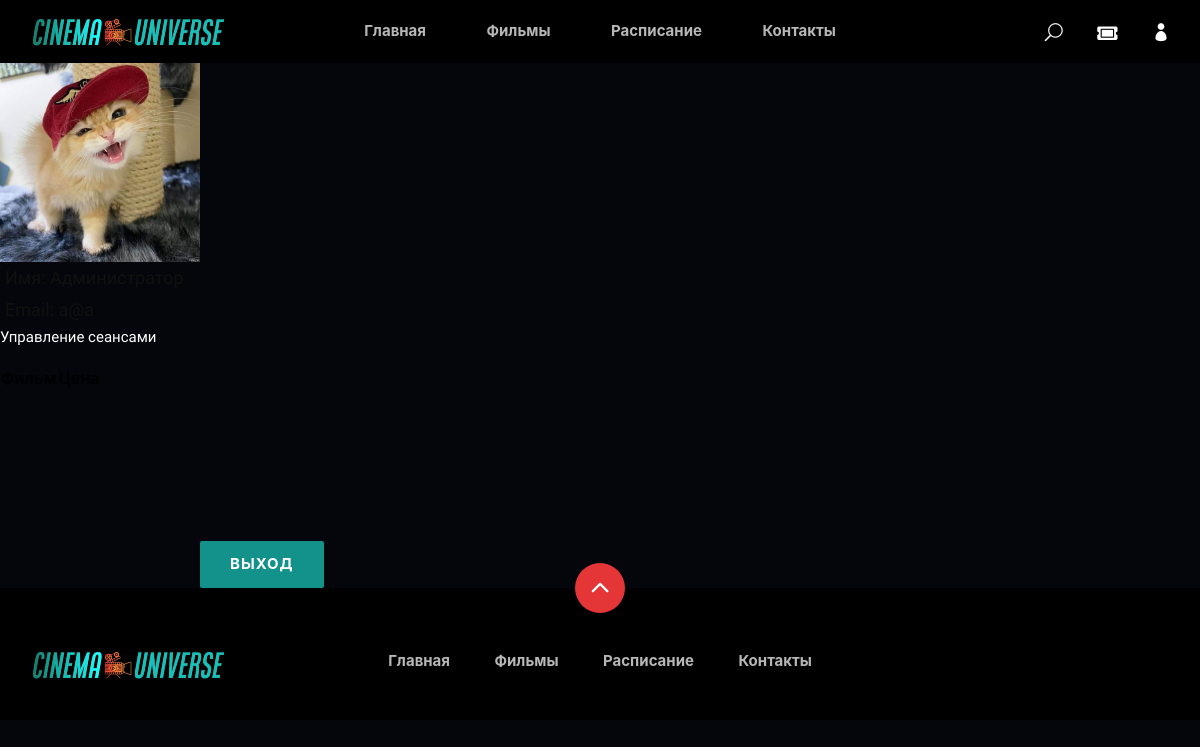
The page /index.php?page=admin (signed in) on the database as committed earlier.
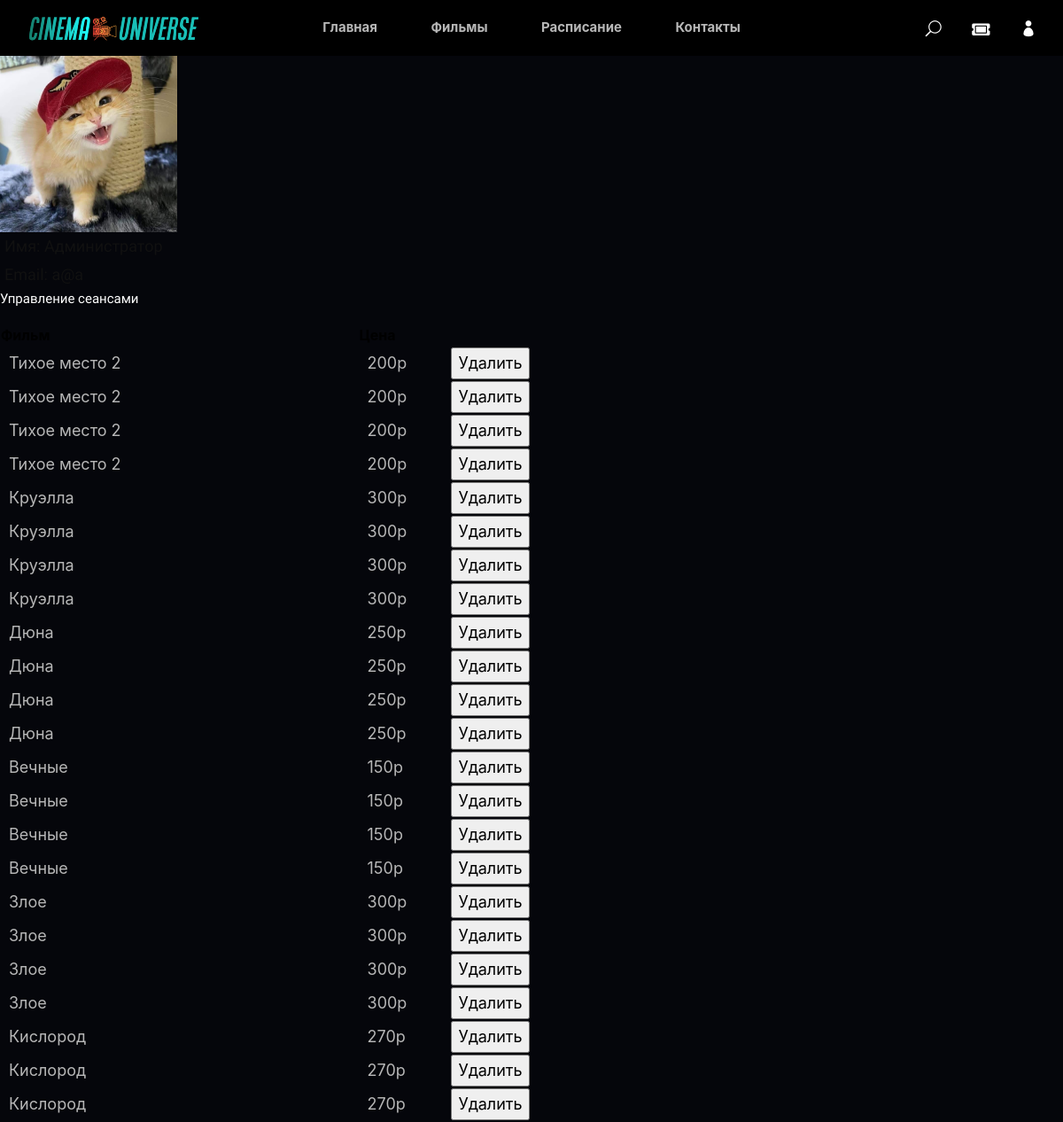
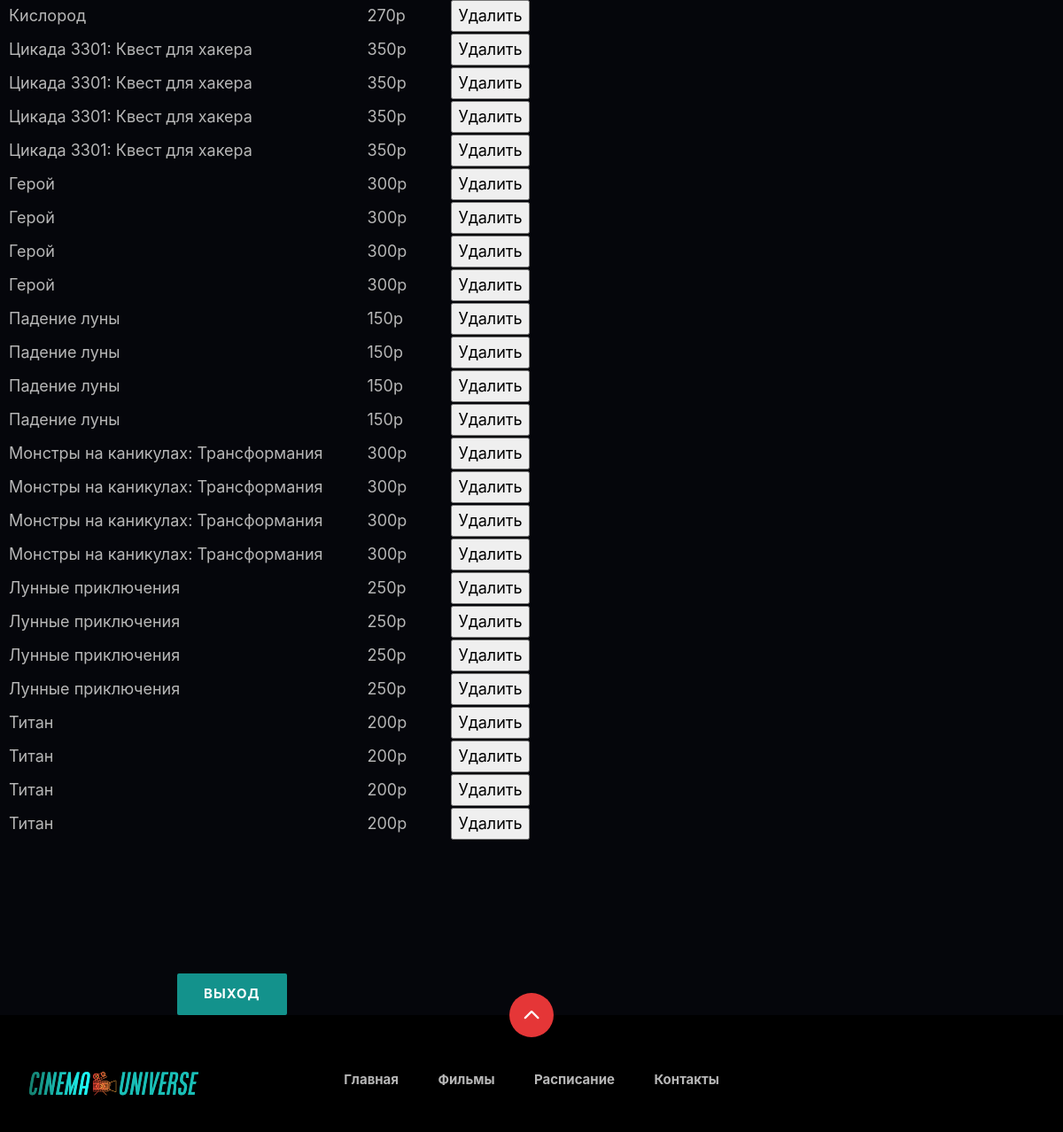
The same page on the database as committed later (2 pictures, top to bottom).
### tables this page shows
CREATE TABLE `films_day` (
  `id_day` int NOT NULL,
  `id_film` int NOT NULL
);

CREATE TABLE `films` (
  `id` int NOT NULL,
  `name` varchar(50) NOT NULL,
  `genre` int NOT NULL,
  `age` int NOT NULL,
  `descr` text NOT NULL,
  `imgs` varchar(40) NOT NULL,
  `videos` text NOT NULL,
  `price` int NOT NULL,
  `year` int NOT NULL,
  `director` varchar(50) NOT NULL,
  `rating` float NOT NULL,
  `country` varchar(50) NOT NULL,
  `main_roles` text NOT NULL,
  `lasting` text NOT NULL,
  `facts` text NOT NULL
);

### authorization/admin.php (the view, shortened to what this page needs)
<!DOCTYPE html>
<html>
<head>
</head>
<body>
    <div class="all">
<form>
   <div class="info">
        <img src="<?= $_SESSION['user']['avatar'] ?>" width="200" alt="Фото профиля">
        <h5><span>Имя: </span><?= $_SESSION['user']['full_name'] ?></h5>
        <h5><span>Email: </span><?= $_SESSION['user']['email'] ?></h5>
<p>Управление сеансами</p>
</div>
<div class="sessions">
<?php
    echo "<table><tr><th>Фильм</th><th>Цена</th><th></th></tr>";
    foreach($sql as $row){
        echo "<tr>";
            echo "<td>" . $row["name"] . "</td>";
            echo "<td>" . $row["price"] . "р" . "</td>";
            echo "<td><form action='delete_film.php' method='post'>
                        <input type='hidden' name='id' value='" . $row["id"] . "' />
                        <input type='submit' class='del' value='Удалить'>
                   </form></td>";
        echo "</tr>";
    }
    echo "</table>";
?>
</div>
<div class="logout"><button class="site-btn"><a href="authorization/handler_form/logout.php" class="logout">Выход</a></button></div>
    </form>
   </div>
</body>
</html>

### header.php (shortened to what this page needs)
<!DOCTYPE html>
<html lang="en">
<head>
<link rel="stylesheet" href="calendar-14/fonts/icomoon/style.css">
<link rel="stylesheet" href="css/bootstrap.min.css" type="text/css">
<link rel="stylesheet" href="css/font-awesome.min.css" type="text/css">
<link rel="stylesheet" href="css/elegant-icons.css" type="text/css">
<link rel="stylesheet" href="css/slicknav.min.css" type="text/css">
<link rel="stylesheet" href="css/style.css" type="text/css">
<link rel="stylesheet" href="css/basket.css" type="text/css">
<link rel="stylesheet" href="css/owl.carousel.min.css" type="text/css">
<link rel="stylesheet" href="css/plyr.css" type="text/css">
<link rel="stylesheet" href="css/nice-select.css" type="text/css">
<link rel="stylesheet" href="https://use.fontawesome.com/releases/v5.15.4/css/all.css">
</head>
<header class="header">
    <div class="container">
        <div class="row">
            <div class="col-lg-2">
                <div class="header__logo">
                    <a href="index.php?page=index">
                        <img src="images/logo1.png" alt="">
                    </a>
                </div>
            </div>
            <div class="col-lg-8">
                <div class="header__nav">
                    <nav class="header__menu mobile-menu">
                        <ul>
                            <li><a href="index.php?page=index">Главная</a></li>
                            <li><a href="index.php?page=films">Фильмы</a>
                            </li>
                            <li><a href="#">Расписание</a></li>
                            <li><a href="#">Контакты</a></li>
                        </ul>
                    </nav>
                </div>
            </div>
            <div class="col-lg-2">
                <div class="header__right">
                    <a href="#" class="search-switch"><span class="icon_search"></span></a>
                    <a data-bs-toggle="modal" data-bs-target="#tickets" href="#"><i class="fas fa-ticket-alt"></i></a>
                    <a href="index.php?page=authorization"><span class="icon_profile"></span></a>
                </div>
            </div>
        </div>
    </div>
</header>

### index.php (shortened to what this page needs)
<?php
require('header.php');
?>
<div id="content" style="width: 100%">
<?php
require('connect.php');
$sql_text = $_SESSION['sql'];
$sql=$link->query($sql_text);
$page=$_GET['page'];
if (!isset($page)) {
   require('main.php');
} elseif ($page == 'index') {
    require('main.php');
} elseif ($page == 'films') {
    require('films.php');
 } elseif ($page == 'profile') {
    require('authorization/profile.php');
} elseif ($page == 'authorization') {
    require('authorization/index.php');
} elseif ($page == 'register') {
    require('authorization/register.php');
} elseif ($page == 'admin') {
    require('authorization/admin.php');
}
?>
</div>
<?php
require('footer.php');
?>

### footer.php (shortened to what this page needs)
<link rel="stylesheet" href="css/style.css" type="text/css">
<link rel="stylesheet" href="css/basket.css" type="text/css">
<footer class="footer">
    <div class="page-up">
        <a href="#" id="scrollToTopButton"><span class="arrow_carrot-up"></span></a>
    </div>
    <div class="container">
        <div class="row">
            <div class="col-lg-3">
                <div class="footer__logo">
                    <a href="index.php?page=index"><img src="images/logo1.png" alt=""></a>
                </div>
            </div>
            <div class="col-lg-6">
                <div class="footer__nav">
                    <ul>
                        <li><a href="index.php?page=index">Главная</a></li>
                        <li><a href="index.php?page=films">Фильмы</a></li>
                        <li><a href="#">Расписание</a></li>
                        <li><a href="#">Контакты</a></li>
                    </ul>
                </div>
            </div>
          </div>
      </div>
  </footer>

### css/style.css (style rules this page uses)
html, body { height: 100%; font-family: "Mulish", sans-serif; -webkit-font-smoothing: antialiased; background: #05060b; }
h1, h2, h3, h4, h5, h6 { margin: 0; color: #111111; font-weight: 400; font-family: "Mulish", sans-serif; }
h5 { font-size: 18px; padding: 5px; }
p { font-size: 15px; font-family: "Mulish", sans-serif; color: #ffffff; font-weight: 400; line-height: 25px; margin: 0 0 15px 0; }
.logout .site-btn { color: #fff; background: #13928c; font-weight: bold; font-size: 15px; letter-spacing: 1px; text-transform: uppercase; margin-left: 200px; }
.logout { margin-top: 150px; }
img { color: #fff; }
ul, ol { padding: 0; margin: 0; }
.site-btn { background: #e53637; cursor: pointer; }
.site-btn { font-size: 13px; color: #ffffff; background: #e53637; font-weight: 700; border: none; border-radius: 2px; letter-spacing: 2px; text-transform: uppercase; display: inline-block; padding: 12px 30px; }
.site-btn a { color: #fff; }
.header { background: #000; }
.header__logo img { margin-top: 15px; }
.header__logo a { display: inline-block; }
.header__menu { text-align: center; }
.header__menu ul li { list-style: none; display: inline-block; position: relative; margin-right: 16px; }
.header__menu ul li:last-child { margin-right: 0; }
.header__menu ul li a { font-size: 15px; color: #b7b7b7; display: block; font-weight: 700; -webkit-transition: all, 0.5s; -o-transition: all, 0.5s; transition: all, 0.5s; padding: 20px; }
.header__right { text-align: right; padding: 20px 0 15px; }
.header__right a { display: inline-block; font-size: 18px; color: #ffffff; margin-right: 30px; }
.header__right a:last-child { margin-right: 0; }
.anime__details__text p, .facts p, .schedule p, form td { color: #b7b7b7; font-size: 18px; line-height: 30px; }
form td { padding-right: 40px; padding-left: 10px; }
.footer { background: #000; padding-top: 60px; padding-bottom: 40px; position: relative; }
.page-up { position: absolute; left: 50%; top: -25px; margin-left: -25px; }
.page-up a { display: inline-block; font-size: 36px; color: #ffffff; height: 50px; width: 50px; background: #e53637; line-height: 50px; text-align: center; border-radius: 50%; }
.page-up a span { position: relative; top: 2px; left: -1px; }
.footer__nav { text-align: center; }
.footer__nav ul li { list-style: none; display: inline-block; position: relative; margin-right: 40px; }
.footer__nav ul li:last-child { margin-right: 0; }
.footer__nav ul li a { font-size: 15px; color: #b7b7b7; display: block; font-weight: 700; }
@media only screen and (min-width: 1200px) { .container { max-width: 1170px; } }

### css/basket.css (style rules this page uses)
body { font-family: -apple-system,system-ui,BlinkMacSystemFont,"Segoe UI",Roboto,"Helvetica Neue",Arial,sans-serif; font-size: 16px; line-height: 1.5; color: #000; }

Rows that differ between the two databases and show on the page:
added films_day: films.name "Тихое место 2", films.price "200", films.name "Круэлла", films.price "300", films.name "Дюна", films.price "250", films.name "Вечные", films.price "150", films.name "Злое", id_film.name "Кислород", id_film.price "270", films.name "Цикада 3301: Квест для хакера", films.price "350", films.name "Герой", films.name "Падение луны", films.name "Монстры на каникулах: Трансформания", films.name "Лунные приключения", films.name "Титан"
added films_day: films.name "Тихое место 2", films.price "200", films.name "Круэлла", films.price "300", films.name "Дюна", films.price "250", films.name "Вечные", films.price "150", films.name "Злое", id_film.name "Кислород", id_film.price "270", films.name "Цикада 3301: Квест для хакера", films.price "350", films.name "Герой", films.name "Падение луны", films.name "Монстры на каникулах: Трансформания", films.name "Лунные приключения", films.name "Титан"
added films_day: films.name "Тихое место 2", films.price "200", id_film.name "Круэлла", id_film.price "300", films.name "Дюна", films.price "250", films.name "Вечные", films.price "150", films.name "Злое", films.price "300", films.name "Кислород", films.price "270", films.name "Цикада 3301: Квест для хакера", films.price "350", films.name "Герой", films.name "Падение луны", films.name "Монстры на каникулах: Трансформания", films.name "Лунные приключения", films.name "Титан"
added films_day: films.name "Тихое место 2", films.price "200", id_film.name "Круэлла", id_film.price "300", films.name "Дюна", films.price "250", films.name "Вечные", films.price "150", films.name "Злое", films.price "300", films.name "Кислород", films.price "270", films.name "Цикада 3301: Квест для хакера", films.price "350", films.name "Герой", films.name "Падение луны", films.name "Монстры на каникулах: Трансформания", films.name "Лунные приключения", films.name "Титан"
